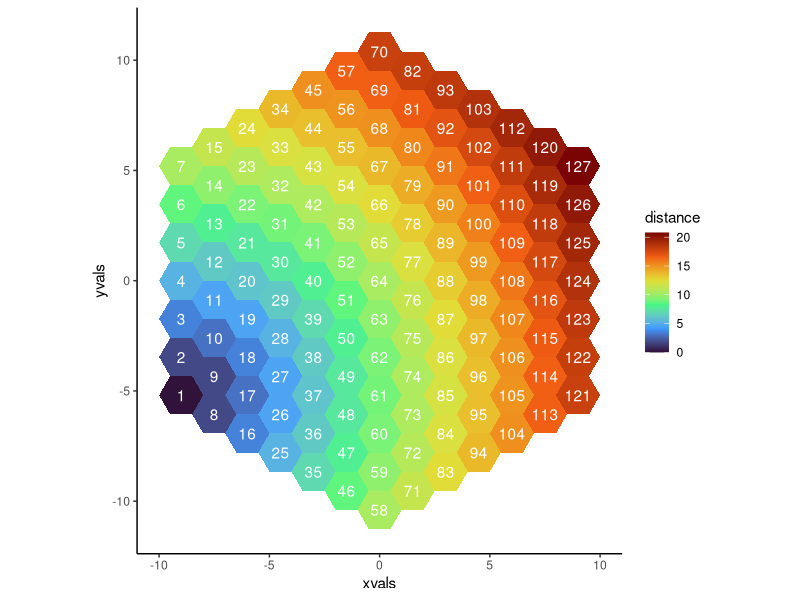
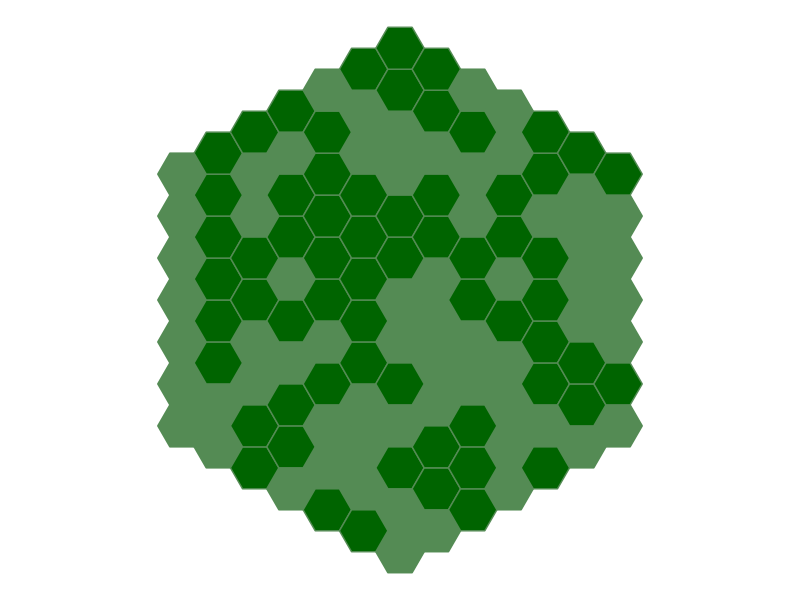

The R source for these figures, in order: (Note: this script raises an error after producing the figures.)
library(tidyverse)
library(ggforce)

grid.r <-6

rows <- grid.r*2 + 1
cols <- rows

r = 1
c = sqrt(3/4)

n.cells = 3*(grid.r + 1)^2 - 3*(grid.r + 1) + 1

row_id <- seq(1,rows)
coord_0 <- seq(-grid.r,grid.r)
nums <- c(seq(grid.r + 1,rows),seq(rows -1, grid.r + 1))

coord_df <- c()
for(i in row_id){
  print(i)
  xvals <- rep(1.5*coord_0[i],nums[i])
  yvals <- seq(-(nums[i]-1)*c,(nums[i]-1)*c,2*c)
  
  temp <- data.frame(xvals,yvals)
  coord_df <- rbind(coord_df,temp)
}

coord_df$num <- seq(1,n.cells)

trees <- sample(x = c("DO","GR"), size = dim(coord_df)[1], prob = c(0.5,0.5), replace = TRUE)

coord_df$trees <- trees

pdf("/Users/katherinedixon/Documents/StuffINeed/_Research/_DFTM_2021/Field_2021/_plots/_eeid/hexagons_linkedin2.pdf",height = 5, width = 5)
coord_df %>% mutate(trees = ifelse(trees == "DO",'Douglas fir','Grand fir')) %>%
  ggplot() + aes(x0 = xvals, y0 = yvals, sides = 6, angle = 0, r = 1, fill = trees) +
  geom_regon(color = 'palegreen4') + theme_classic() + 
  coord_fixed() + 
  # geom_text(aes(x = xvals,y = yvals, label = num), color = 'white') + 
  scale_fill_manual("", values = c("Douglas fir" = 'palegreen4', 'Grand fir' = 'darkgreen')) + 
  theme_void() +
  #theme(legend.position = c(0.9,0.93))
  theme(legend.position = 'none')
dev.off()

num_vals <- unique(coord_df$num)

coord_dist <- c()
for(i in 1:length(num_vals)){
  point.x <- coord_df %>% filter(num == num_vals[i]) %>% pull(xvals)
  point.y <- coord_df %>% filter(num == num_vals[i]) %>% pull(yvals)
  
  temp <- coord_df %>% mutate(distance = sqrt(abs(xvals - point.x)^2 + abs(yvals - point.y)^2))
  temp$ref <- num_vals[i]
  
  coord_dist <- rbind(coord_dist,temp)
  
}

coord_dist %>% filter(ref == 1) %>%
  ggplot() + aes(x0 = xvals, y0 = yvals, sides = 6, angle = 0, r = 1, fill = distance) +
  geom_regon() + theme_classic() + 
  coord_fixed() + 
  scale_fill_viridis_c(option = 'turbo') + 
  geom_text(aes(x = xvals,y = yvals, label = num), color = 'white')


write.csv(coord_dist, paste0("_data/coord_distances_R",grid.r,".csv"))

